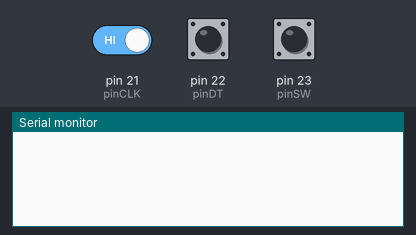
This sketch was run on a simulated Arduino Mega 2560, built with avr-gcc and run on an emulated ATmega2560. Parts: the last lines printed to the serial monitor. The test bench sets the inputs (shaded band); at power-on: pin 21 (pinCLK) HIGH, pin 23 (pinSW) HIGH, pin 22 (pinDT) HIGH.

Above: at 1.2 s.
1.3 s: pin 21 (pinCLK) driven LOW
At 2.4 s:
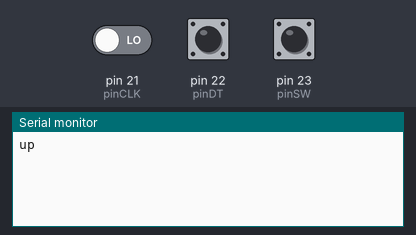
2.8 s: pin 23 (pinSW) pulled LOW for 0.15 s
At 3.4 s:
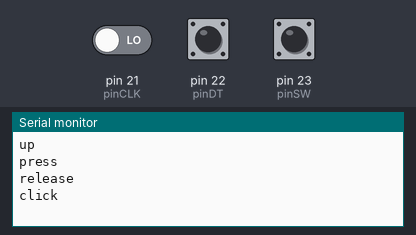
4.4 s: pin 23 (pinSW) pulled LOW for 1 s
At 5.9 s:
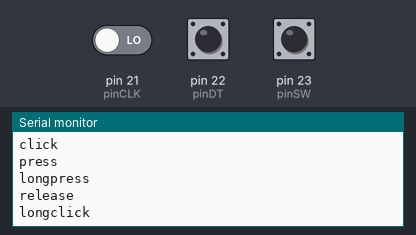

Measured:
- after the input at 1.3 s, the serial monitor: prints a new line at once (image 1)
- after the input at 2.8 s, the serial monitor: prints a new line at once (image 2)
- after the input at 4.4 s, the serial monitor: prints a new line after 0.60 s (image 3)

The sketch:

arduino.ino
```cpp
const int pinCLK = 21;
const int pinDT = 22;
const int pinSW = 23;

// previous state
int _CLK = 1;
int _DT = 1;
int _SW = 1;

unsigned long pressed_at = 0;
unsigned long released_at = 0;

void setup() {
  pinMode(pinCLK, INPUT);
  pinMode(pinDT, INPUT);
  pinMode(pinSW, INPUT_PULLUP);

  Serial.begin(9600);
}

void loop() {
  int CLK = digitalRead(pinCLK);
  int DT = digitalRead(pinDT);
  int SW = digitalRead(pinSW);

  if (CLK != _CLK && CLK == LOW) {
    Serial.println(DT != CLK ? "up" : "down");
  }

  unsigned long t = millis();

  if (_SW != SW) {
    if (SW == LOW) {
      Serial.println("press");
      pressed_at = t;
    } else {
      Serial.println("release");
      if (t - released_at < 300) {
        Serial.println("dblclick");
      } else if (t - pressed_at < 300) {
        Serial.println("click");
      } else {
        Serial.println("longclick");
      }
      released_at = t;
    }
  } else if (released_at < pressed_at && t - pressed_at == 600) {
    Serial.println("longpress");
  }

  _CLK = CLK;
  _DT = DT;
  _SW = SW;

  delay(1);
}
```
